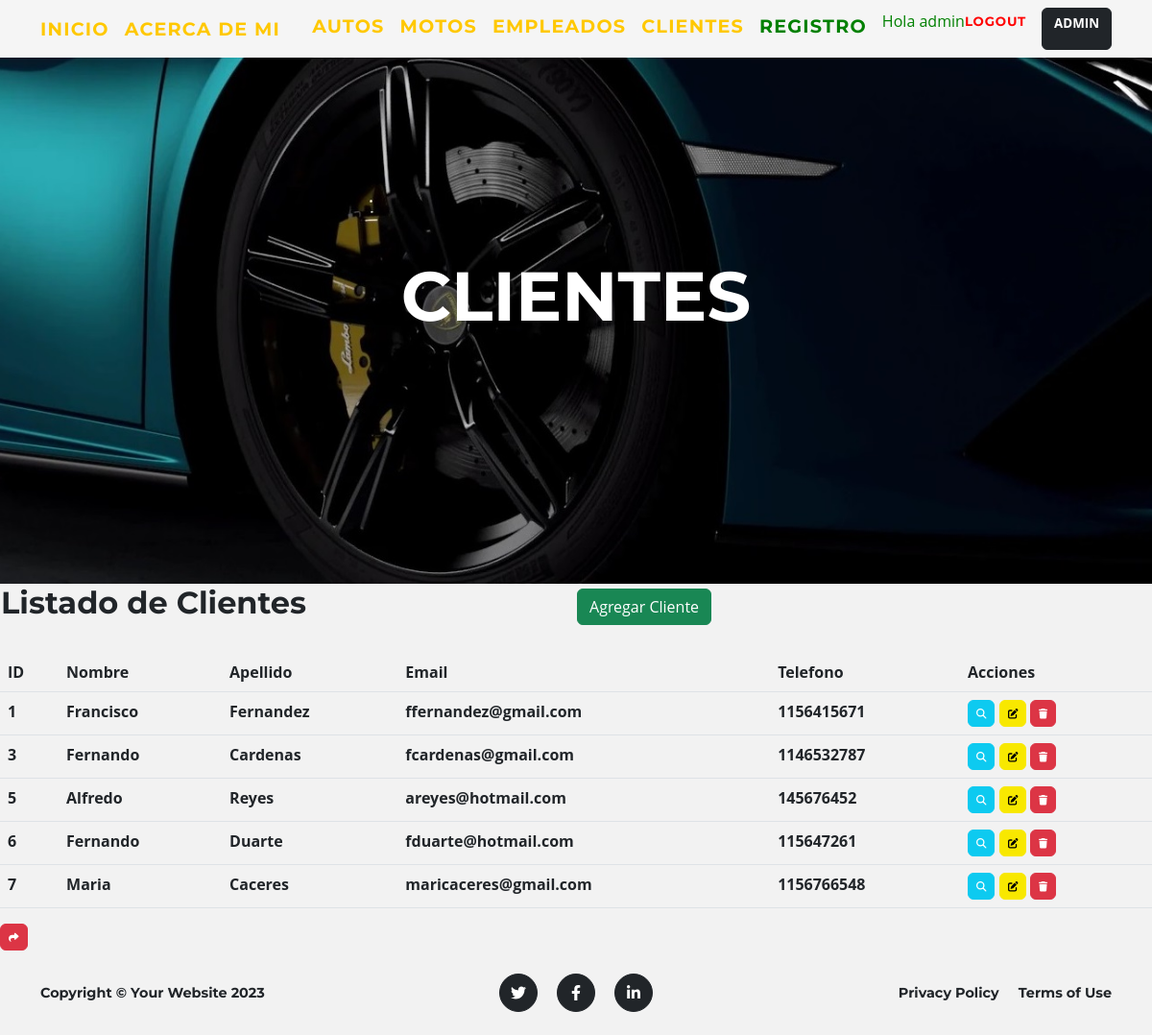
Screenshot of /aplicacion/clientes (signed in) with the database file from the repository.
### aplicacion/models.py (models this page shows, shortened)
class Cliente(models.Model):
    nombre = models.CharField(max_length=50)
    apellido = models.CharField(max_length=50)
    email = models.EmailField()
    telefono = models.IntegerField()

### aplicacion/views.py (the view)
# urls.py: path('clientes', clientes, name="clientes"),
@login_required
def clientes(request):
    ctx = {"clientes": Cliente.objects.all()}
    return render(request, 'aplicacion/clientes.html', ctx)

### aplicacion/templates/aplicacion/clientes.html (shortened to what this page needs)
{% extends 'aplicacion/base.html' %}
{% load static %}
{% block cabecera %}
    <div class="container">
        <div class="masthead-heading text-uppercase">Clientes</div>
    </div>
{% endblock cabecera %}
{% block contenido %}
<table>
    <tr>
        <td width="600"><h2>Listado de Clientes</h2></td>
        <td>
            <a class="btn btn-success" href="{% url 'create_cliente' %}">Agregar Cliente</a>
        </td>
    </tr>
</table>
<br>
<table class="table">
    <thead>
        <tr>
            <th>ID</th>
            <th>Nombre</th>
            <th>Apellido</th>
            <th>Email</th>
            <th>Telefono</th>
            <th>Acciones</th>
        </tr>
    </thead>
    <tbody>
        {% for cliente in clientes %}
        <tr>
            <td>{{cliente.id}}</td>
            <td>{{cliente.nombre}}</td>
            <td>{{cliente.apellido}}</td>
            <td>{{cliente.email}}</td>
            <td>{{cliente.telefono}}</td>
            <td>
                <a
                href="{% url 'detail_cliente' cliente.id %}"
                class="btn btn-info"
                style="--bs-btn-padding-y: .25rem; --bs-btn-padding-x: .5rem; --bs-btn-font-size: .75rem;"
                ><i class="fa fa-search fa-sm" title="Ver Detalles"></i>
                </a>
                <a
                  href="{% url 'update_cliente' cliente.id %}"
                  class="btn btn-primary"
                  style="--bs-btn-padding-y: .25rem; --bs-btn-padding-x: .5rem; --bs-btn-font-size: .75rem;color: black ;background-color: rgb(248, 232, 0); border-color: rgb(248, 232, 0) ;"
                  ><i class="fa fa-edit fa-sm" title="Editar Cliente"></i>
                </a>
                <a
                  href="{% url 'delete_cliente' cliente.id %}"
                  class="btn btn-danger"
                  style="--bs-btn-padding-y: .25rem; --bs-btn-padding-x: .5rem; --bs-btn-font-size: .75rem;"
                  ><i class="fa fa-trash fa-sm" title="Eliminar Cliente"></i>
                </a>
            </td>
        </tr>
        {% endfor %}
    </tbody>
</table>
<a
href="{% url 'inicio' %}"
class="btn btn-danger"
style="--bs-btn-padding-y: .25rem; --bs-btn-padding-x: .5rem; --bs-btn-font-size: .75rem;"
><i class="fa fa-share fa-sm" title="Volver">Volver</i>
</a>
{% endblock contenido %}

### aplicacion/templates/aplicacion/base.html (shortened to what this page needs)
<!DOCTYPE html>
<html lang="en">
    <head>
        {% load static %}
        <link href="{% static 'aplicacion/css/styles.css' %}" rel="stylesheet" />
    </head>
    <body id="page-top">
        <nav class="navbar navbar-expand-lg navbar-dark fixed-top pt-2 pb-2" id="mainNav" style="background-color: whitesmoke;" >
            <div class="container">
                <a class="navbar-brand" style="font-size:larger;"  href="{% url 'inicio' %}">Inicio</a>
                <a class="navbar-brand" style="font-size:larger;" href="{% url 'aboutme' %}">Acerca de Mi</a>
                <div class="collapse navbar-collapse" id="navbarResponsive">
                    <ul class="navbar-nav text-lg-start ms-auto py-6 py-lg-0">
                        {% if user.is_authenticated %}
                        <a class="navbar-brand" style="font-size:larger;" href="{% url 'autos' %}">Autos</a>
                        <a class="navbar-brand" style="font-size:larger;" href="{% url 'motos' %}">Motos</a>
                        <a class="navbar-brand" style="font-size:larger;" href="{% url 'empleados' %}">Empleados</a>
                        <a class="navbar-brand" style="font-size:larger;" href="{% url 'clientes' %}">Clientes</a>
                        <a class="navbar-brand" style="font-size:larger; color: green;" href="{% url 'register' %}">Registro</a>
                        <p style="color:green"> Hola {{ user.username }}</b></p>
                        <a class="navbar-brand" style="font-size:smaller; color: red;" href="{% url 'logout' %}">Logout</a>
                        <a class="btn btn-dark" style="font-size:smaller;" href="{% url 'admin:index' %}"><b>ADMIN</a>
                        </div>
                        {% endif %}
                </div>
        </nav>
        <header class="masthead">
        {% block cabecera %}{% endblock cabecera %}
        </header>
        {% block contenido %}
        {% endblock contenido %}
        {% block footer%}
        <footer class="footer py-4">
            <div class="container">
                <div class="row align-items-center">
                    <div class="col-lg-4 text-lg-start">Copyright &copy; Your Website 2023</div>
                    <div class="col-lg-4 my-3 my-lg-0">
                        <a class="btn btn-dark btn-social mx-2" href="#!" aria-label="Twitter"><i class="fab fa-twitter"></i></a>
                        <a class="btn btn-dark btn-social mx-2" href="#!" aria-label="Facebook"><i class="fab fa-facebook-f"></i></a>
                        <a class="btn btn-dark btn-social mx-2" href="#!" aria-label="LinkedIn"><i class="fab fa-linkedin-in"></i></a>
                    </div>
                    <div class="col-lg-4 text-lg-end">
                        <a class="link-dark text-decoration-none me-3" href="#!">Privacy Policy</a>
                        <a class="link-dark text-decoration-none" href="#!">Terms of Use</a>
                    </div>
                </div>
            </div>
        </footer>
        {% endblock footer %}
    </body>
</html>

### rows the page displays
Cliente: id "1", nombre "Francisco", apellido "Fernandez", email "ffernandez@gmail.com", telefono "1156415671"
Cliente: id "3", nombre "Fernando", apellido "Cardenas", email "fcardenas@gmail.com", telefono "1146532787"
Cliente: id "5", nombre "Alfredo", apellido "Reyes", email "areyes@hotmail.com", telefono "145676452"
Cliente: id "6", nombre "Fernando", apellido "Duarte", email "fduarte@hotmail.com", telefono "115647261"
Cliente: id "7", nombre "Maria", apellido "Caceres", email "maricaceres@gmail.com", telefono "1156766548"

### other values shown
{{ user.username }} "admin"
